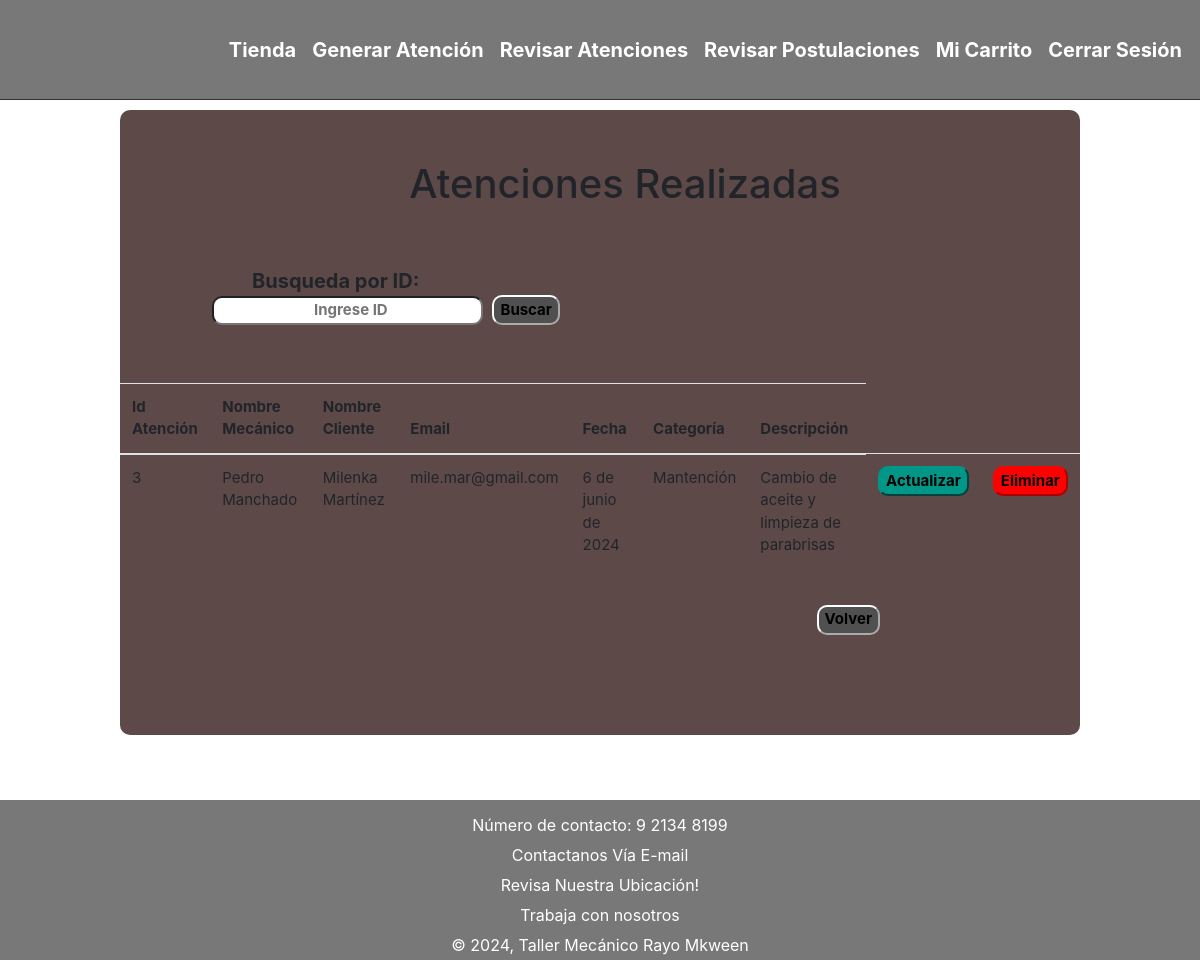
Before: /rev-atenciones/ with the older database file.
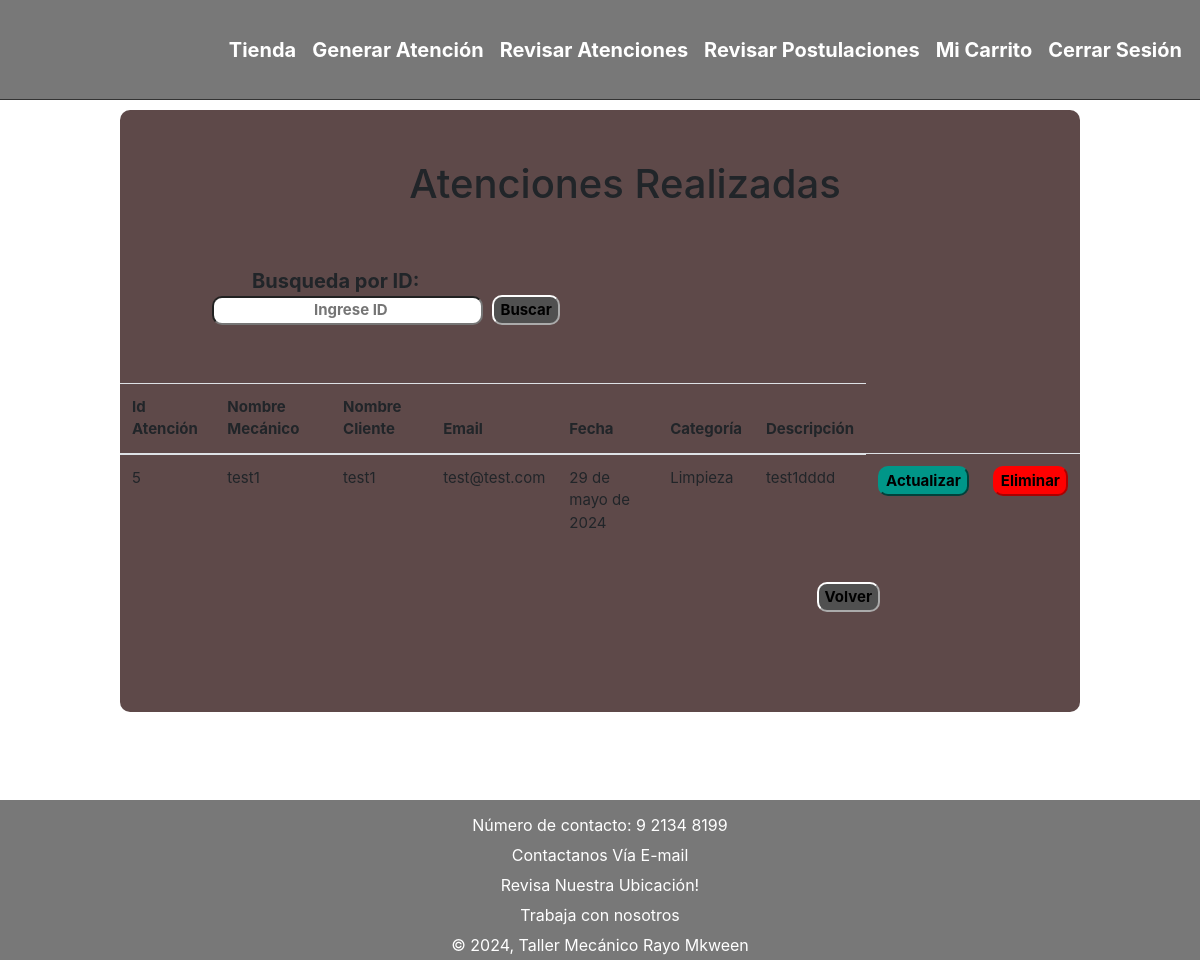
After: the same page with the newer database file.
### app/models.py (models this page shows, shortened)
class atencion(models.Model):
    id_atencion = models.AutoField(db_column='id_atencion', primary_key=True)
    nom_mecanico = models.CharField(max_length=50)
    nom_cliente = models.CharField(max_length=50)
    email = models.EmailField(max_length=100, blank=True, null=False)
    fecha_atencion = models.DateField()
    categoria = models.IntegerField(choices=categoria_opc, default=0)
    descripcion = models.TextField()

### app/views.py (the view)
# urls.py: path('rev-atenciones/', views.rev_atenciones, name="rev_atenciones"),
def rev_atenciones(request):
    atenciones = atencion.objects.all()
    return render(request,'app/rev-atenciones.html',{'atenciones' :atenciones})

### app/templates/app/rev-atenciones.html
{% extends "app/base.html" %}
{% load static %}
{% block css %}
<link rel="stylesheet" href="https://stackpath.bootstrapcdn.com/bootstrap/4.5.2/css/bootstrap.min.css">
<link rel="stylesheet" href="{% static 'app/css/rev-atenciones/styles.css' %}">
{% endblock %}
{% block contenido %}
<div class="bloque">
    <div class="atencion">
        <h1 class="text-center">Atenciones Realizadas</h1>
        <label id="id-search"> Busqueda por ID:
            <input id="id-search"  type="number" placeholder="Ingrese ID" minlength="4"></label>
        <button class="button-tabla-atenciones" id="search-button"> Buscar </button>
        <div class="tabla_atencion">
            <div class="tabla table-responsive">
                {% if atenciones %}
                <table class="table table-border">
                    <thead>
                        <tr>
                            <th scope="col">Id Atención</th>
                            <th scope="col">Nombre Mecánico</th>
                            <th scope="col">Nombre Cliente</th>
                            <th scope="col">Email</th>
                            <th scope="col">Fecha</th>
                            <th scope="col">Categoría</th>
                            <th scope="col">Descripción</th>
                        </tr>
                    </thead>
                    <tbody>
                        {% for x in atenciones %}
                        <tr>
                            <td>{{ x.id_atencion }}</td>
                            <td>{{ x.nom_mecanico }}</td>
                            <td>{{ x.nom_cliente }}</td>
                            <td>{{ x.email }}</td>
                            <td>{{ x.fecha_atencion }}</td>
                            <td>{{ x.get_categoria_display }}</td>
                            <td>{{ x.descripcion }}</td>
                            <td><a href="{% url 'actualizaratencion' x.id_atencion %}"><button class="button-tabla-atenciones" id="green"> Actualizar </button></a></td>
                            <td><a href="{% url 'eliminaratencion' x.id_atencion %}"><button class="button-tabla-atenciones" id="red"> Eliminar </button></a></td>
                        </tr>
                        {% endfor %}
                    </tbody>
                </table>
                {% else %}
                <h3>No hay historial de atenciones.</h3>
                {% endif %}
            </div>
        </div>
        <div class="boton">
            <a href="{% url 'main' %}"><button class="button-tabla-atenciones" id="gray"> Volver </button></a>
        </div>
    </div>
</div>
{% endblock %}

Changed rows visible on the page:
removed atencion: id_atencion "3", nom_mecanico "Pedro Manchado", nom_cliente "Milenka Martínez", email "mile.mar@gmail.com", fecha_atencion "6 de junio de 2024", categoria "Mantención", descripcion "Cambio de aceite y limpieza de parabrisas"
added atencion: id_atencion "5", nom_mecanico "test1", nom_cliente "test1", email "test@test.com", fecha_atencion "29 de mayo de 2024", categoria "Limpieza", descripcion "test1dddd"
